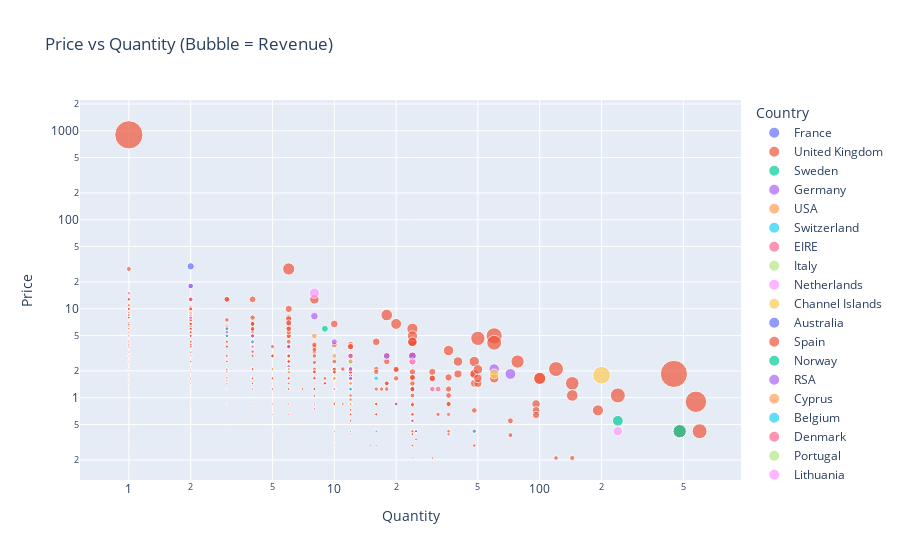

Write notebook code for a chart like this one.
### Code cell
fig = px.scatter(df_sample.sample(1000),
                 x='Quantity', y='Price',
                 size='Revenue', color='Country',
                 hover_data={'Quantity': True, 'Price':True, 'Revenue':False, 'Country':False, 'Month':True},
                 title='Price vs Quantity (Bubble = Revenue)')

fig.update_layout(xaxis_type='log', yaxis_type='log')
fig.show()

### Figure 1 — Plotly figure (JSON) as saved in the notebook; plotly's stock layout.template omitted (floating-point values rounded to 4 significant figures; data arrays with more than 128 entries replaced by an {"elided": "..."} marker saying what was removed)
{"data": [{"customdata": [[13.2, "France", "2010-10"], [15, "France", "2011-09"], [70.8, "France", "2010-06"], [3.3, "France", "2010-07"], [15, "France", "2011-09"], [16.5, "France", "2010-09"], [13.2, "France", "2011-01"], [15.9, "France", "2010-10"], [1.95, "France", "2010-11"], [17.34, "France", "2011-10"], [17.7, "France", "2011-08"], [36, "France", "2010-09"], [16.5, "France", "2011-06"], [59.9, "France", "2010-10"], [15, "France", "2010-06"], [2.37, "France", "2011-11"], [25.2, "France", "2011-11"], [10, "France", "2010-06"], [15, "France", "2011-11"], [15.3, "France", "2011-11"], [30, "France", "2010-12"]], "hovertemplate": "Quantity=%{x}<br>Price=%{y}<br>Month=%{customdata[2]}<extra></extra>", "legendgroup": "France", "marker": {"color": "#636efa", "size": [13.2, 15, 70.8, 3.3, 15, 16.5, 13.2, 15.9, 1.95, 17.34, 17.7, 36, 16.5, 59.9, 15, 2.37, 25.2, 10, 15, 15.3, 30], "sizemode": "area", "sizeref": 2.254, "symbol": "circle"}, "mode": "markers", "name": "France", "orientation": "v", "showlegend": true, "type": "scatter", "x": [24, 4, 24, 2, 4, 10, 8, 2, 1, 6, 6, 2, 10, 2, 12, 3, 12, 8, 4, 6, 24], "xaxis": "x", "y": [0.55, 3.75, 2.95, 1.65, 3.75, 1.65, 1.65, 7.95, 1.95, 2.89, 2.95, 18, 1.65, 29.95, 1.25, 0.79, 2.1, 1.25, 3.75, 2.55, 1.25], "yaxis": "y"}, {"customdata": {"elided": "890x3 mixed values"}, "hovertemplate": "Quantity=%{x}<br>Price=%{y}<br>Month=%{customdata[2]}<extra></extra>", "legendgroup": "United Kingdom", "marker": {"color": "#EF553B", "size": {"elided": "890 float values"}, "sizemode": "area", "sizeref": 2.254, "symbol": "circle"}, "mode": "markers", "name": "United Kingdom", "orientation": "v", "showlegend": true, "type": "scatter", "x": {"elided": "890 int values"}, "xaxis": "x", "y": {"elided": "890 float values"}, "yaxis": "y"}, {"customdata": [[19.8, "Sweden", "2010-08"], [53.55, "Sweden", "2010-10"], [132, "Sweden", "2010-09"], [201.6, "Sweden", "2010-02"]], "hovertemplate": "Quantity=%{x}<br>Price=%{y}<br>Month=%{customdata[2]}<extra></extra>", "legendgroup": "Sweden", "marker": {"color": "#00cc96", "size": [19.8, 53.55, 132, 201.6], "sizemode": "area", "sizeref": 2.254, "symbol": "circle"}, "mode": "markers", "name": "Sweden", "orientation": "v", "showlegend": true, "type": "scatter", "x": [12, 9, 240, 480], "xaxis": "x", "y": [1.65, 5.95, 0.55, 0.42], "yaxis": "y"}, {"customdata": [[133.2, "Germany", "2010-04"], [10.5, "Germany", "2010-07"], [35.4, "Germany", "2011-05"], [19.8, "Germany", "2011-11"], [66, "Germany", "2011-06"], [36, "Germany", "2010-01"], [17, "Germany", "2011-01"], [2.9, "Germany", "2011-06"], [16.35, "Germany", "2011-09"], [53.1, "Germany", "2011-11"], [10.2, "Germany", "2010-12"], [17, "Germany", "2011-03"], [126, "Germany", "2011-08"], [22.5, "Germany", "2010-04"], [10.5, "Germany", "2010-09"], [15.9, "Germany", "2011-02"], [42.5, "Germany", "2011-10"], [13.2, "Germany", "2011-08"], [13.5, "Germany", "2010-07"], [10.5, "Germany", "2010-08"], [70.8, "Germany", "2011-01"], [17.4, "Germany", "2010-07"], [25.2, "Germany", "2010-10"], [19.8, "Germany", "2010-10"]], "hovertemplate": "Quantity=%{x}<br>Price=%{y}<br>Month=%{customdata[2]}<extra></extra>", "legendgroup": "Germany", "marker": {"color": "#ab63fa", "size": [133.2, 10.5, 35.4, 19.8, 66, 36, 17, 2.9, 16.35, 53.1, 10.2, 17, 126, 22.5, 10.5, 15.9, 42.5, 13.2, 13.5, 10.5, 70.8, 17.4, 25.2, 19.8], "sizemode": "area", "sizeref": 2.254, "symbol": "circle"}, "mode": "markers", "name": "Germany", "orientation": "v", "showlegend": true, "type": "scatter", "x": [72, 25, 12, 4, 8, 2, 4, 2, 3, 18, 12, 20, 60, 6, 25, 2, 10, 24, 6, 25, 24, 12, 12, 12], "xaxis": "x", "y": [1.85, 0.42, 2.95, 4.95, 8.25, 18, 4.25, 1.45, 5.45, 2.95, 0.85, 0.85, 2.1, 3.75, 0.42, 7.95, 4.25, 0.55, 2.25, 0.42, 2.95, 1.45, 2.1, 1.65], "yaxis": "y"}, {"customdata": [[39.6, "USA", "2011-10"]], "hovertemplate": "Quantity=%{x}<br>Price=%{y}<br>Month=%{customdata[2]}<extra></extra>", "legendgroup": "USA", "marker": {"color": "#FFA15A", "size": [39.6], "sizemode": "area", "sizeref": 2.254, "symbol": "circle"}, "mode": "markers", "name": "USA", "orientation": "v", "showlegend": true, "type": "scatter", "x": [8], "xaxis": "x", "y": [4.95], "yaxis": "y"}, {"customdata": [[5.04, "Switzerland", "2010-05"], [12.5, "Switzerland", "2010-03"], [26.4, "Switzerland", "2011-11"], [17.85, "Switzerland", "2011-11"]], "hovertemplate": "Quantity=%{x}<br>Price=%{y}<br>Month=%{customdata[2]}<extra></extra>", "legendgroup": "Switzerland", "marker": {"color": "#19d3f3", "size": [5.04, 12.5, 26.4, 17.85], "sizemode": "area", "sizeref": 2.254, "symbol": "circle"}, "mode": "markers", "name": "Switzerland", "orientation": "v", "showlegend": true, "type": "scatter", "x": [12, 10, 16, 3], "xaxis": "x", "y": [0.42, 1.25, 1.65, 5.95], "yaxis": "y"}, {"customdata": [[15, "EIRE", "2010-03"], [10.2, "EIRE", "2010-10"], [25.5, "EIRE", "2011-03"], [15.3, "EIRE", "2011-11"], [5.04, "EIRE", "2011-01"], [15, "EIRE", "2010-11"], [15, "EIRE", "2010-05"], [17.7, "EIRE", "2010-06"], [15, "EIRE", "2010-10"], [10.2, "EIRE", "2011-05"], [35.4, "EIRE", "2010-09"], [19.9, "EIRE", "2010-06"], [12.6, "EIRE", "2010-05"], [23.4, "EIRE", "2010-07"], [15.6, "EIRE", "2011-05"]], "hovertemplate": "Quantity=%{x}<br>Price=%{y}<br>Month=%{customdata[2]}<extra></extra>", "legendgroup": "EIRE", "marker": {"color": "#FF6692", "size": [15, 10.2, 25.5, 15.3, 5.04, 15, 15, 17.7, 15, 10.2, 35.4, 19.9, 12.6, 23.4, 15.6], "sizemode": "area", "sizeref": 2.254, "symbol": "circle"}, "mode": "markers", "name": "EIRE", "orientation": "v", "showlegend": true, "type": "scatter", "x": [12, 12, 2, 6, 12, 12, 4, 6, 12, 12, 12, 2, 6, 36, 24], "xaxis": "x", "y": [1.25, 0.85, 12.75, 2.55, 0.42, 1.25, 3.75, 2.95, 1.25, 0.85, 2.95, 9.95, 2.1, 0.65, 0.65], "yaxis": "y"}, {"customdata": [[12.6, "Italy", "2011-10"]], "hovertemplate": "Quantity=%{x}<br>Price=%{y}<br>Month=%{customdata[2]}<extra></extra>", "legendgroup": "Italy", "marker": {"color": "#B6E880", "size": [12.6], "sizemode": "area", "sizeref": 2.254, "symbol": "circle"}, "mode": "markers", "name": "Italy", "orientation": "v", "showlegend": true, "type": "scatter", "x": [6], "xaxis": "x", "y": [2.1], "yaxis": "y"}, {"customdata": [[100.8, "Netherlands", "2010-12"], [4.2, "Netherlands", "2010-11"], [61.2, "Netherlands", "2011-01"], [15, "Netherlands", "2011-09"], [17, "Netherlands", "2010-08"], [6.64, "Netherlands", "2011-10"], [5.9, "Netherlands", "2010-06"], [120, "Netherlands", "2011-10"]], "hovertemplate": "Quantity=%{x}<br>Price=%{y}<br>Month=%{customdata[2]}<extra></extra>", "legendgroup": "Netherlands", "marker": {"color": "#FF97FF", "size": [100.8, 4.2, 61.2, 15, 17, 6.64, 5.9, 120], "sizemode": "area", "sizeref": 2.254, "symbol": "circle"}, "mode": "markers", "name": "Netherlands", "orientation": "v", "showlegend": true, "type": "scatter", "x": [240, 2, 24, 1, 2, 8, 2, 8], "xaxis": "x", "y": [0.42, 2.1, 2.55, 15, 8.5, 0.83, 2.95, 15], "yaxis": "y"}, {"customdata": [[16.5, "Channel Islands", "2010-08"], [10.5, "Channel Islands", "2010-11"], [358, "Channel Islands", "2011-08"], [17.9, "Channel Islands", "2010-12"], [111, "Channel Islands", "2011-02"], [10.2, "Channel Islands", "2010-09"]], "hovertemplate": "Quantity=%{x}<br>Price=%{y}<br>Month=%{customdata[2]}<extra></extra>", "legendgroup": "Channel Islands", "marker": {"color": "#FECB52", "size": [16.5, 10.5, 358, 17.9, 111, 10.2], "sizemode": "area", "sizeref": 2.254, "symbol": "circle"}, "mode": "markers", "name": "Channel Islands", "orientation": "v", "showlegend": true, "type": "scatter", "x": [10, 5, 200, 2, 60, 12], "xaxis": "x", "y": [1.65, 2.1, 1.79, 8.95, 1.85, 0.85], "yaxis": "y"}, {"customdata": [[15, "Australia", "2011-09"]], "hovertemplate": "Quantity=%{x}<br>Price=%{y}<br>Month=%{customdata[2]}<extra></extra>", "legendgroup": "Australia", "marker": {"color": "#636efa", "size": [15], "sizemode": "area", "sizeref": 2.254, "symbol": "circle"}, "mode": "markers", "name": "Australia", "orientation": "v", "showlegend": true, "type": "scatter", "x": [12], "xaxis": "x", "y": [1.25], "yaxis": "y"}, {"customdata": [[28, "Spain", "2011-03"], [7.8, "Spain", "2010-08"], [4.95, "Spain", "2011-01"], [12.5, "Spain", "2010-01"], [15.6, "Spain", "2011-09"], [17.7, "Spain", "2010-09"], [168, "Spain", "2011-08"], [9.95, "Spain", "2011-07"]], "hovertemplate": "Quantity=%{x}<br>Price=%{y}<br>Month=%{customdata[2]}<extra></extra>", "legendgroup": "Spain", "marker": {"color": "#EF553B", "size": [28, 7.8, 4.95, 12.5, 15.6, 17.7, 168, 9.95], "sizemode": "area", "sizeref": 2.254, "symbol": "circle"}, "mode": "markers", "name": "Spain", "orientation": "v", "showlegend": true, "type": "scatter", "x": [1, 12, 1, 10, 8, 6, 6, 1], "xaxis": "x", "y": [28, 0.65, 4.95, 1.25, 1.95, 2.95, 28, 9.95], "yaxis": "y"}, {"customdata": [[6.72, "Norway", "2011-09"]], "hovertemplate": "Quantity=%{x}<br>Price=%{y}<br>Month=%{customdata[2]}<extra></extra>", "legendgroup": "Norway", "marker": {"color": "#00cc96", "size": [6.72], "sizemode": "area", "sizeref": 2.254, "symbol": "circle"}, "mode": "markers", "name": "Norway", "orientation": "v", "showlegend": true, "type": "scatter", "x": [16], "xaxis": "x", "y": [0.42], "yaxis": "y"}, {"customdata": [[19.8, "RSA", "2010-02"]], "hovertemplate": "Quantity=%{x}<br>Price=%{y}<br>Month=%{customdata[2]}<extra></extra>", "legendgroup": "RSA", "marker": {"color": "#ab63fa", "size": [19.8], "sizemode": "area", "sizeref": 2.254, "symbol": "circle"}, "mode": "markers", "name": "RSA", "orientation": "v", "showlegend": true, "type": "scatter", "x": [12], "xaxis": "x", "y": [1.65], "yaxis": "y"}, {"customdata": [[29.5, "Cyprus", "2011-11"]], "hovertemplate": "Quantity=%{x}<br>Price=%{y}<br>Month=%{customdata[2]}<extra></extra>", "legendgroup": "Cyprus", "marker": {"color": "#FFA15A", "size": [29.5], "sizemode": "area", "sizeref": 2.254, "symbol": "circle"}, "mode": "markers", "name": "Cyprus", "orientation": "v", "showlegend": true, "type": "scatter", "x": [10], "xaxis": "x", "y": [2.95], "yaxis": "y"}, {"customdata": [[17, "Belgium", "2010-11"], [20.16, "Belgium", "2010-07"], [14.85, "Belgium", "2011-10"], [5.04, "Belgium", "2011-10"], [15, "Belgium", "2011-10"]], "hovertemplate": "Quantity=%{x}<br>Price=%{y}<br>Month=%{customdata[2]}<extra></extra>", "legendgroup": "Belgium", "marker": {"color": "#19d3f3", "size": [17, 20.16, 14.85, 5.04, 15], "sizemode": "area", "sizeref": 2.254, "symbol": "circle"}, "mode": "markers", "name": "Belgium", "orientation": "v", "showlegend": true, "type": "scatter", "x": [4, 48, 3, 12, 12], "xaxis": "x", "y": [4.25, 0.42, 4.95, 0.42, 1.25], "yaxis": "y"}, {"customdata": [[37.5, "Denmark", "2010-08"], [40, "Denmark", "2010-06"]], "hovertemplate": "Quantity=%{x}<br>Price=%{y}<br>Month=%{customdata[2]}<extra></extra>", "legendgroup": "Denmark", "marker": {"color": "#FF6692", "size": [37.5, 40], "sizemode": "area", "sizeref": 2.254, "symbol": "circle"}, "mode": "markers", "name": "Denmark", "orientation": "v", "showlegend": true, "type": "scatter", "x": [30, 32], "xaxis": "x", "y": [1.25, 1.25], "yaxis": "y"}, {"customdata": [[12.5, "Portugal", "2010-06"], [30.6, "Portugal", "2010-09"]], "hovertemplate": "Quantity=%{x}<br>Price=%{y}<br>Month=%{customdata[2]}<extra></extra>", "legendgroup": "Portugal", "marker": {"color": "#B6E880", "size": [12.5, 30.6], "sizemode": "area", "sizeref": 2.254, "symbol": "circle"}, "mode": "markers", "name": "Portugal", "orientation": "v", "showlegend": true, "type": "scatter", "x": [10, 12], "xaxis": "x", "y": [1.25, 2.55], "yaxis": "y"}, {"customdata": [[15, "Lithuania", "2010-07"], [12.5, "Lithuania", "2010-07"]], "hovertemplate": "Quantity=%{x}<br>Price=%{y}<br>Month=%{customdata[2]}<extra></extra>", "legendgroup": "Lithuania", "marker": {"color": "#FF97FF", "size": [15, 12.5], "sizemode": "area", "sizeref": 2.254, "symbol": "circle"}, "mode": "markers", "name": "Lithuania", "orientation": "v", "showlegend": true, "type": "scatter", "x": [4, 10], "xaxis": "x", "y": [3.75, 1.25], "yaxis": "y"}, {"customdata": [[17.4, "Singapore", "2011-04"]], "hovertemplate": "Quantity=%{x}<br>Price=%{y}<br>Month=%{customdata[2]}<extra></extra>", "legendgroup": "Singapore", "marker": {"color": "#FECB52", "size": [17.4], "sizemode": "area", "sizeref": 2.254, "symbol": "circle"}, "mode": "markers", "name": "Singapore", "orientation": "v", "showlegend": true, "type": "scatter", "x": [12], "xaxis": "x", "y": [1.45], "yaxis": "y"}, {"customdata": [[10.5, "Canada", "2011-06"]], "hovertemplate": "Quantity=%{x}<br>Price=%{y}<br>Month=%{customdata[2]}<extra></extra>", "legendgroup": "Canada", "marker": {"color": "#636efa", "size": [10.5], "sizemode": "area", "sizeref": 2.254, "symbol": "circle"}, "mode": "markers", "name": "Canada", "orientation": "v", "showlegend": true, "type": "scatter", "x": [25], "xaxis": "x", "y": [0.42], "yaxis": "y"}, {"customdata": [[15.3, "Malta", "2010-08"]], "hovertemplate": "Quantity=%{x}<br>Price=%{y}<br>Month=%{customdata[2]}<extra></extra>", "legendgroup": "Malta", "marker": {"color": "#EF553B", "size": [15.3], "sizemode": "area", "sizeref": 2.254, "symbol": "circle"}, "mode": "markers", "name": "Malta", "orientation": "v", "showlegend": true, "type": "scatter", "x": [6], "xaxis": "x", "y": [2.55], "yaxis": "y"}], "layout": {"legend": {"itemsizing": "constant", "title": {"text": "Country"}, "tracegroupgap": 0}, "title": {"text": "Price vs Quantity (Bubble = Revenue)"}, "xaxis": {"anchor": "y", "domain": [0, 1], "title": {"text": "Quantity"}, "type": "log"}, "yaxis": {"anchor": "x", "domain": [0, 1], "title": {"text": "Price"}, "type": "log"}}}
